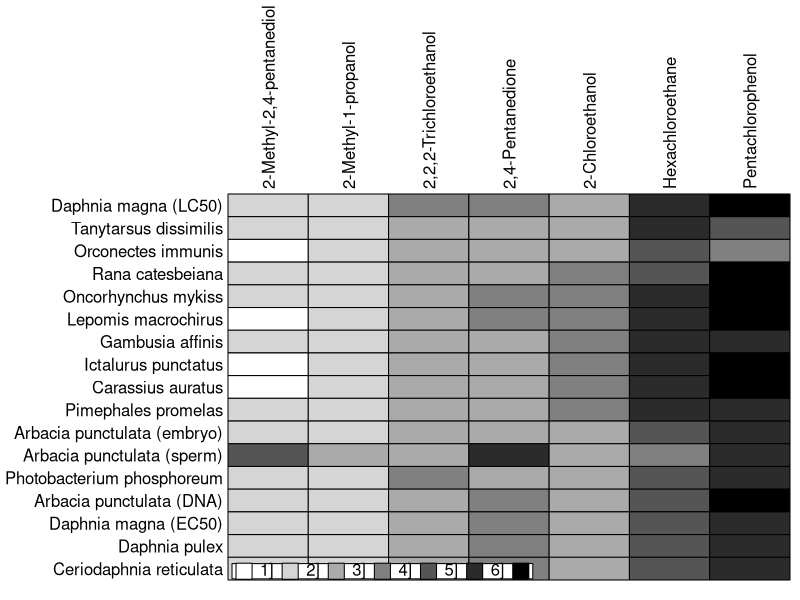
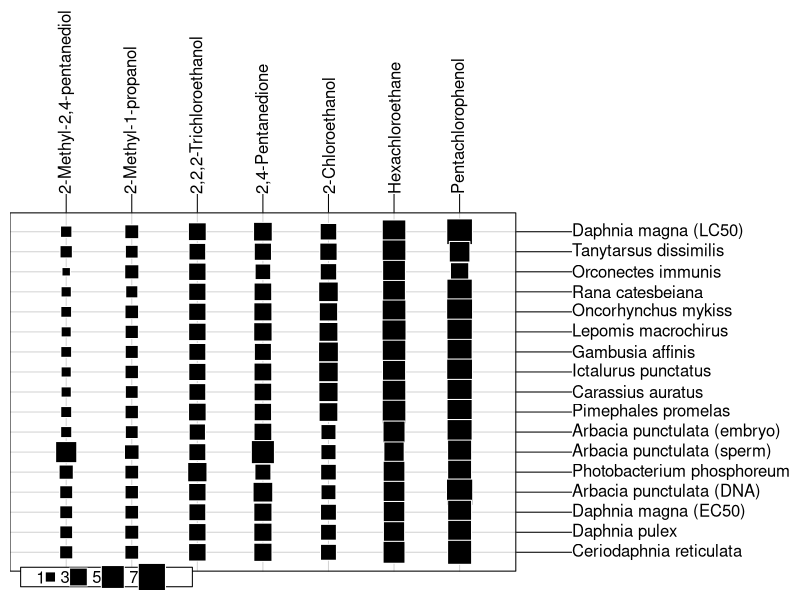

Here is the R script that generated these plots, in order:
library(ade4)


### Name: toxicity
### Title: Homogeneous Table
### Aliases: toxicity
### Keywords: datasets

### ** Examples

data(toxicity)
if(adegraphicsLoaded()) {
  table.image(toxicity$tab, labelsy = toxicity$species, labelsx = toxicity$chemicals, nclass = 7, 
    ptable.margin = list(b = 5, l = 25, t = 25, r = 5), ptable.y.pos = "left", pgrid.draw = TRUE)
  table.value(toxicity$tab, labelsy = toxicity$species, labelsx = toxicity$chemicals, 
    ptable.margin = list(b = 5, l = 5, t = 25, r = 26))
} else {
  table.paint(toxicity$tab, row.lab = toxicity$species, col.lab = toxicity$chemicals)
  table.value(toxicity$tab, row.lab = toxicity$species, col.lab = toxicity$chemicals)
}
